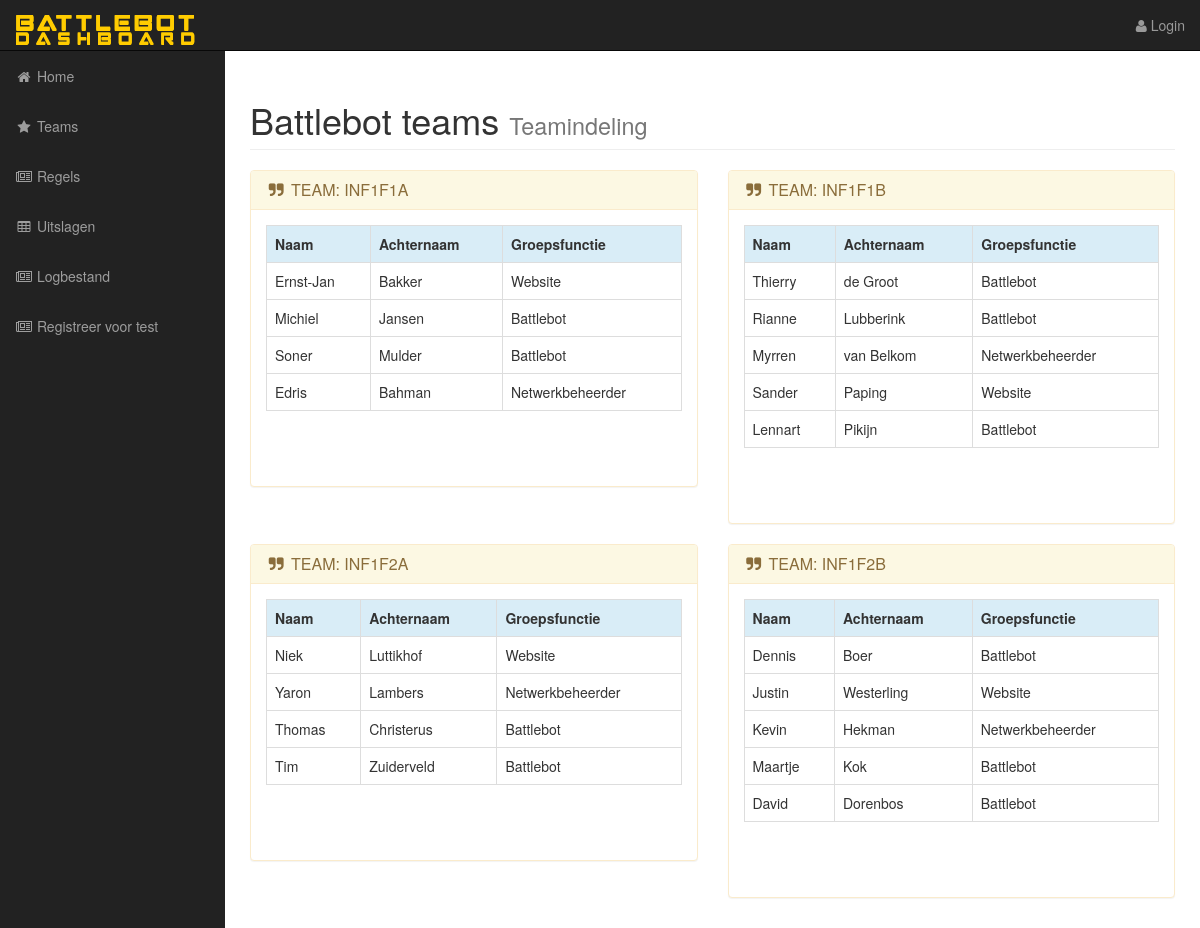
/teams.php, run on the app's committed database.
### tables this page shows
CREATE TABLE IF NOT EXISTS `Leden` (
  `Lid_ID` INT NOT NULL AUTO_INCREMENT,
  `Naam` VARCHAR(45) NULL,
  `Achternaam` VARCHAR(45) NULL,
  `Groepsfunctie` VARCHAR(45) NULL,
  `Battlebot_Battlebot_ID` INT NOT NULL,
  PRIMARY KEY (`Lid_ID`),
  UNIQUE INDEX `Lid_ID_UNIQUE` (`Lid_ID` ASC),
  INDEX `fk_Leden_Battlebot1_idx` (`Battlebot_Battlebot_ID` ASC),
  CONSTRAINT `fk_Leden_Battlebot1`
  FOREIGN KEY (`Battlebot_Battlebot_ID`)
  REFERENCES `Battlebot` (`Battlebot_ID`)
    ON DELETE NO ACTION
    ON UPDATE NO ACTION);

### teams.php (the view, shortened to what this page needs)
<!DOCTYPE html>
<html lang="en">
<head>
    <?php
    include 'include/head.php';
    include_once "include/db_connection.php";
    ?>
</head>
<body>
<?php
include 'include/navigation.php';
?>
<div id="wrapper">
    <div id="page-wrapper">
        <div class="container-fluid">
            <div class="row">
                <div class="col-lg-12">
                    <h1 class="page-header">
                        Battlebot teams
                        <small>Teamindeling</small>
                    </h1>
                </div>
            </div>
            <div class="row">
                <div class="col-lg-6">
                    <div class="panel panel-warning">
                        <div class="panel-heading">
                            <h3 class="panel-title"><i class="fa fa-quote-right fa-fw"></i> TEAM: INF1F1A</h3>
                        </div>
                        <div class="panel-body">
                            <div class="table-responsive">
                                <table class="table table-bordered table-hover ">
                                    <?php
                                    $DBname = "battlebot";
                                    $DBtable = "leden";
                                    mysqli_select_db($connection,$DBname);
                                    $DBcommand = "SELECT * FROM $DBtable WHERE Battlebot_Battlebot_ID = 1";
                                    $DBresult = mysqli_query($connection,$DBcommand);
                                    $TH = array("Naam","Achternaam","Groepsfunctie");
                                    $X = 0;
                                    $count = count($TH);
                                    echo "<tr class='info'>";
                                    while($X < $count ){
                                        echo "<th>".$TH[$X]."</th>";
                                        $X++;
                                    }
                                    echo "</tr>";
                                    while($row = mysqli_fetch_assoc($DBresult)){
                                        echo "<tr>";
                                        echo "<td>".$row["Naam"]."</td>";
                                        echo "<td>".$row["Achternaam"]."</td>";
                                        echo "<td>".$row["Groepsfunctie"]."</td>";
                                        echo "<tr>";
                                    }
                                    echo "</table>";
                                    echo "<br><br>";
                                    ?>
                            </div>
                        </div>
                    </div>
                </div>
                <div class="col-lg-6">
                    <div class="panel panel-warning">
                        <div class="panel-heading">
                            <h3 class="panel-title"><i class="fa fa-quote-right fa-fw"></i> TEAM: INF1F1B</h3>
                        </div>
                        <div class="panel-body">
                            <div class="table-responsive">
                                <table class="table table-bordered table-hover ">
                                    <?php
                                    $DBname = "battlebot";
                                    $DBtable = "leden";
                                    mysqli_select_db($connection,$DBname);
                                    $DBcommand = "SELECT * FROM $DBtable WHERE Battlebot_Battlebot_ID = 2";
                                    $DBresult = mysqli_query($connection,$DBcommand);
                                    $TH = array("Naam","Achternaam","Groepsfunctie");
                                    $X = 0;
                                    $count = count($TH);
                                    echo "<tr class='info'>";
                                    while($X < $count ){
                                        echo "<th>".$TH[$X]."</th>";
                                        $X++;
                                    }
                                    echo "</tr>";
                                    while($row = mysqli_fetch_assoc($DBresult)){
                                        echo "<tr>";
                                        echo "<td>".$row["Naam"]."</td>";
                                        echo "<td>".$row["Achternaam"]."</td>";
                                        echo "<td>".$row["Groepsfunctie"]."</td>";
                                        echo "<tr>";
                                    }
                                    echo "</table>";
                                    echo "<br><br>";
                                    ?>
                            </div>
                        </div>
                    </div>
                </div>
            </div>
            <div class="row">
                <div class="col-lg-6">
                    <div class="panel panel-warning">
                        <div class="panel-heading">
                            <h3 class="panel-title"><i class="fa fa-quote-right fa-fw"></i> TEAM: INF1F2A</h3>
                        </div>
                        <div class="panel-body">
                            <div class="table-responsive">
                                <table class="table table-bordered table-hover ">
                                    <?php
                                    $DBname = "battlebot";
                                    $DBtable = "leden";
                                    mysqli_select_db($connection,$DBname);
                                    $DBcommand = "SELECT * FROM $DBtable WHERE Battlebot_Battlebot_ID = 3";
                                    $DBresult = mysqli_query($connection,$DBcommand);
                                    $TH = array("Naam","Achternaam","Groepsfunctie");
                                    $X = 0;
                                    $count = count($TH);
                                    echo "<tr class='info'>";
                                    while($X < $count ){
                                        echo "<th>".$TH[$X]."</th>";
                                        $X++;
                                    }
                                    echo "</tr>";
                                    while($row = mysqli_fetch_assoc($DBresult)){
                                        echo "<tr>";
                                        echo "<td>".$row["Naam"]."</td>";
                                        echo "<td>".$row["Achternaam"]."</td>";
                                        echo "<td>".$row["Groepsfunctie"]."</td>";
                                        echo "<tr>";
                                    }
                                    echo "</table>";
                                    echo "<br><br>";
                                    ?>
                            </div>
                        </div>
                    </div>
                </div>
                <div class="col-lg-6">
                    <div class="panel panel-warning">
                        <div class="panel-heading">
                            <h3 class="panel-title"><i class="fa fa-quote-right fa-fw"></i> TEAM: INF1F2B</h3>
                        </div>
                        <div class="panel-body">
                            <div class="table-responsive">
                                <table class="table table-bordered table-hover ">
                                    <?php
                                    $DBname = "battlebot";
                                    $DBtable = "leden";
                                    mysqli_select_db($connection,$DBname);
                                    $DBcommand = "SELECT * FROM $DBtable WHERE Battlebot_Battlebot_ID = 4";
                                    $DBresult = mysqli_query($connection,$DBcommand);
                                    $TH = array("Naam","Achternaam","Groepsfunctie");
                                    $X = 0;
                                    $count = count($TH);
                                    echo "<tr class='info'>";
                                    while($X < $count ){
                                        echo "<th>".$TH[$X]."</th>";
                                        $X++;
                                    }
                                    echo "</tr>";
                                    while($row = mysqli_fetch_assoc($DBresult)){
                                        echo "<tr>";
                                        echo "<td>".$row["Naam"]."</td>";
                                        echo "<td>".$row["Achternaam"]."</td>";
                                        echo "<td>".$row["Groepsfunctie"]."</td>";
                                        echo "<tr>";
                                    }
                                    echo "</table>";
                                    echo "<br><br>";
                                    ?>
                            </div>
                        </div>
                    </div>
                </div>
            </div>
        </div>
    </div>
</div>
</body>
</html>

### css/sb-admin.css (style rules this page uses)
body { margin-top: 100px; background-color: #whitesmoke; }
@media (min-width:768px) { body { margin-top: 50px; } }
#wrapper { padding-left: 0; }
#page-wrapper { width: 100%; padding: 0; background-color: #whitesmoke; }
@media (min-width:768px) { #wrapper { padding-left: 225px; } }
@media (min-width:768px) { #page-wrapper { padding: 10px; } }

### data on the page
leden: Naam "Ernst-Jan", Achternaam "Bakker", Groepsfunctie "Website"
leden: Naam "Michiel", Achternaam "Jansen", Groepsfunctie "Battlebot"
leden: Naam "Soner", Achternaam "Mulder", Groepsfunctie "Battlebot"
leden: Naam "Edris", Achternaam "Bahman", Groepsfunctie "Netwerkbeheerder"
leden: Naam "Thierry", Achternaam "de Groot", Groepsfunctie "Battlebot"
leden: Naam "Rianne", Achternaam "Lubberink", Groepsfunctie "Battlebot"
leden: Naam "Myrren", Achternaam "van Belkom", Groepsfunctie "Netwerkbeheerder"
leden: Naam "Sander", Achternaam "Paping", Groepsfunctie "Website"
leden: Naam "Lennart", Achternaam "Pikijn", Groepsfunctie "Battlebot"
leden: Naam "Niek", Achternaam "Luttikhof", Groepsfunctie "Website"
leden: Naam "Yaron", Achternaam "Lambers", Groepsfunctie "Netwerkbeheerder"
leden: Naam "Thomas", Achternaam "Christerus", Groepsfunctie "Battlebot"
leden: Naam "Tim", Achternaam "Zuiderveld", Groepsfunctie "Battlebot"
leden: Naam "Dennis", Achternaam "Boer", Groepsfunctie "Battlebot"
leden: Naam "Justin", Achternaam "Westerling", Groepsfunctie "Website"
leden: Naam "Kevin", Achternaam "Hekman", Groepsfunctie "Netwerkbeheerder"
leden: Naam "Maartje", Achternaam "Kok", Groepsfunctie "Battlebot"
leden: Naam "David", Achternaam "Dorenbos", Groepsfunctie "Battlebot"

### other printed values
$TH[$X] "Naam"
$TH[$X] "Achternaam"
$TH[$X] "Groepsfunctie"
